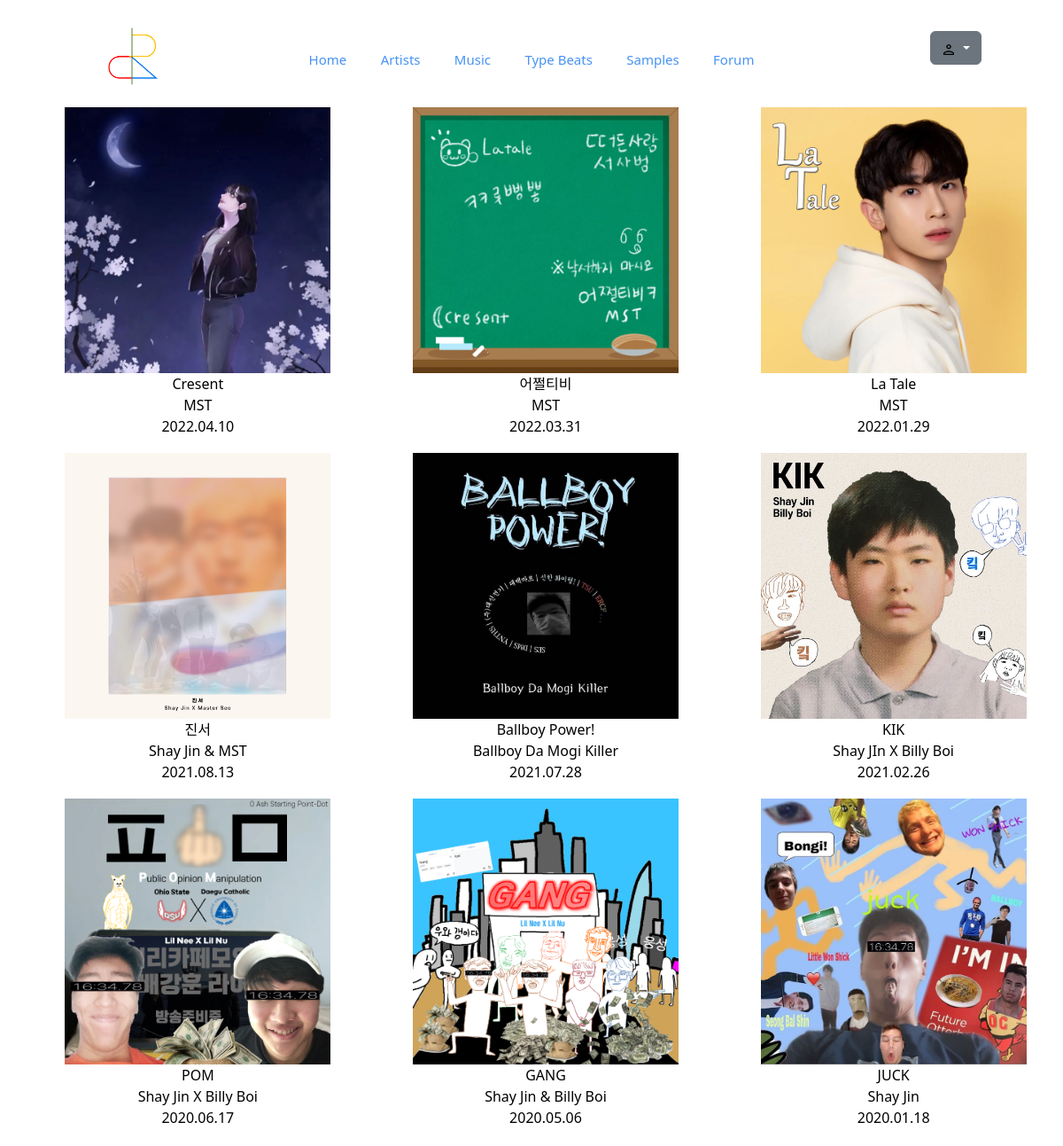
Page /ercf/music on the earlier database version.
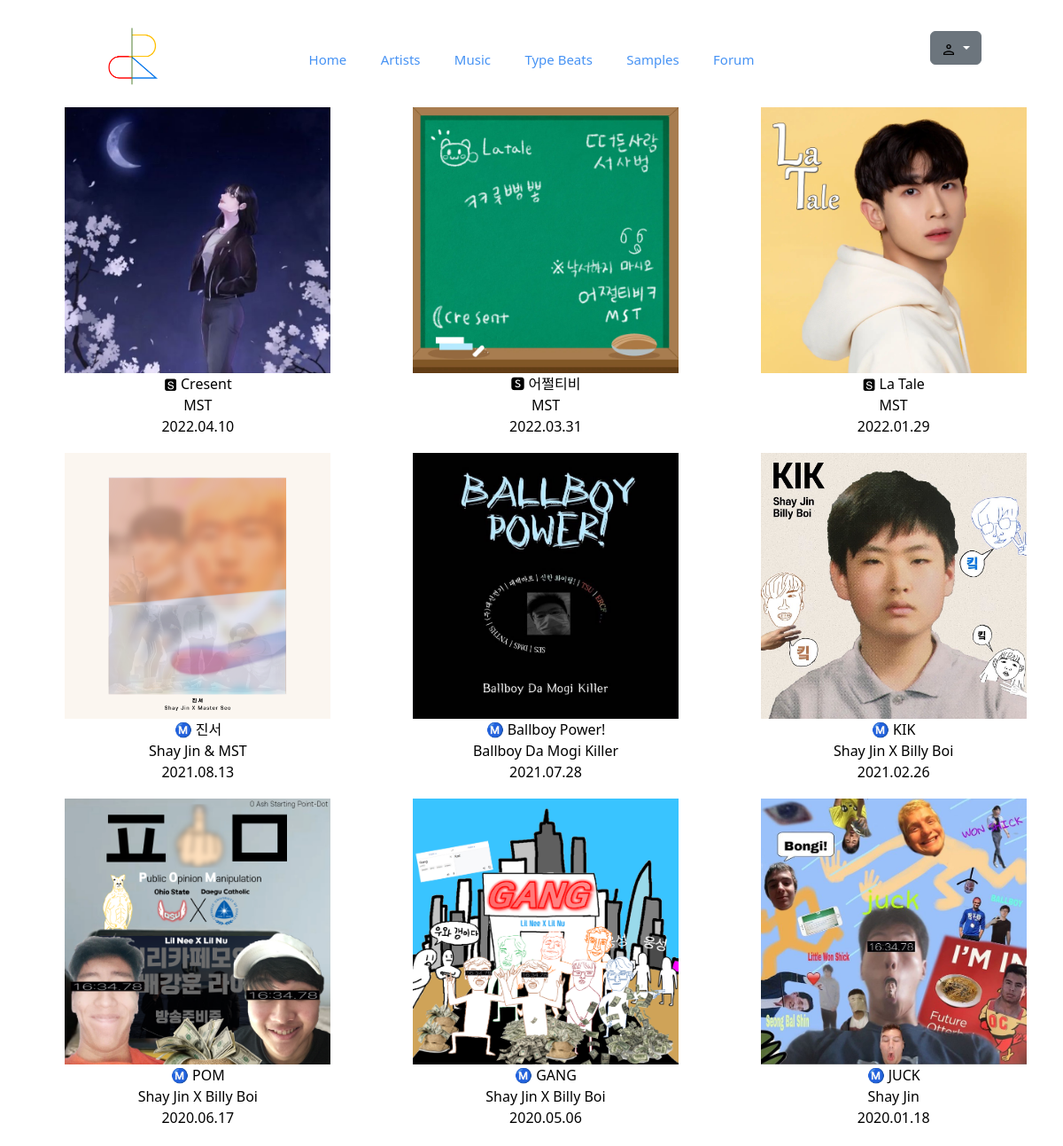
Same page on the later database version.
### ercf/models.py (models this page shows)
class Album(models.Model):
    name = models.TextField()
    artist = models.TextField()
    date = models.TextField()
    picture = models.ImageField(upload_to="images/")
    picture_url = models.TextField(null=True, default="?")
    des = models.TextField()

### ercf/views.py (the view)
# urls.py: path('music', views.music, name='music'),
def music(request):
    albums = Album.objects.all().order_by("-id")
    for album in albums:
        album.picture_url = "/ercf" + album.picture.url
    context = {"albums": albums}
    return render(request, "ercf/music.html", context)

### ercf/templates/ercf/music.html (shortened to what this page needs)
{% extends "ercf/layout.html" %}
{% load static %}
{% block body %}
<div class="body" style="margin-top:-100px;">
    <ul>
        {% for album in albums %}
            <li>
                <button id="myBtn" onclick="btn(' {{ album.des }}  ')">
                    <img src="{{ album.picture_url }}">
                    <p>{{ album.name }}</p>
                    <p>{{ album.artist }}</p>
                    <p>{{ album.date }}</p>
                </button>
            </li>
        {% endfor %}
    </ul>
</div>
{% endblock %}

Differences in the rows shown:
changed Album: name "Cresent" → "🆂 Cresent"
changed Album: name "어쩔티비" → "🆂 어쩔티비"
changed Album: name "La Tale" → "🆂 La Tale"
changed Album "Shay Jin & MST": name "진서" → "Ⓜ️ 진서"
changed Album "Ballboy Da Mogi Killer": name "Ballboy Power!" → "Ⓜ️ Ballboy Power!"
changed Album: name "KIK" → "Ⓜ️ KIK"; artist "Shay JIn X Billy Boi" → "Shay Jin X Billy Boi"
changed Album: name "POM" → "Ⓜ️ POM"
changed Album: name "GANG" → "Ⓜ️ GANG"; artist "Shay Jin & Billy Boi" → "Shay Jin X Billy Boi"
changed Album "Shay Jin": name "JUCK" → "Ⓜ️ JUCK"
